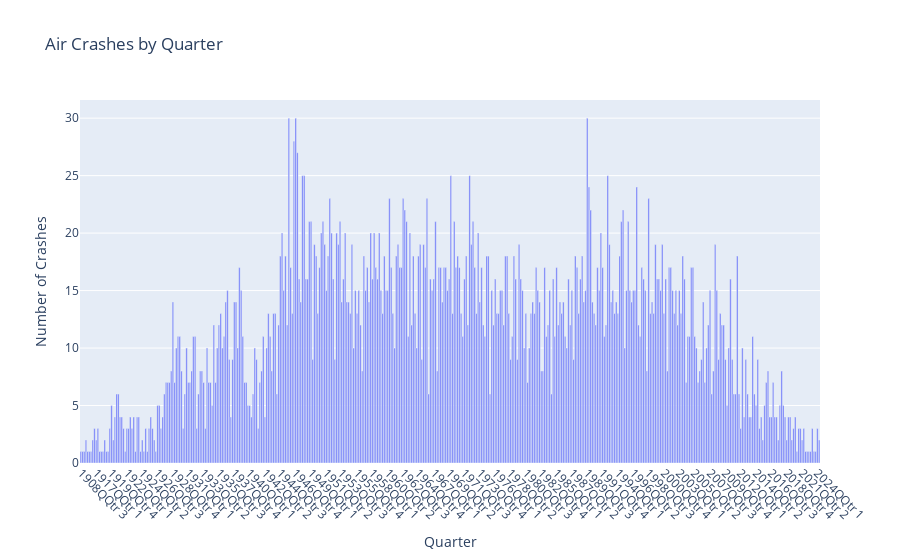

Here is the notebook cell this chart was saved with:
### Code cell
# Load the dataset
data = pd.read_csv("aircrahesFullDataUpdated_2024.csv")

# Extract the Year and Quarter columns
data['Quarter'] = data['Year'].astype(str) + 'Q' + data['Quarter']

# Group the data by Quarter and count the number of crashes per Quarter
crashes_per_quarter = data.groupby('Quarter').size().reset_index(name='CrashCount')

# Create an interactive bar chart using Plotly Express
fig = px.bar(crashes_per_quarter, x='Quarter', y='CrashCount',
             title='Air Crashes by Quarter',
             labels={'Quarter': 'Quarter', 'CrashCount': 'Number of Crashes'})
fig.update_xaxes(tickangle=45)

### Figure 1 — Plotly figure (JSON) as saved in the notebook; plotly's stock layout.template omitted (floating-point values rounded to 4 significant figures; data arrays with more than 128 entries replaced by an {"elided": "..."} marker saying what was removed)
{"data": [{"alignmentgroup": "True", "hovertemplate": "Quarter=%{x}<br>Number of Crashes=%{y}<extra></extra>", "legendgroup": "", "marker": {"color": "#636efa", "pattern": {"shape": ""}}, "name": "", "offsetgroup": "", "orientation": "v", "showlegend": false, "textposition": "auto", "type": "bar", "x": {"elided": "434 str values"}, "xaxis": "x", "y": {"elided": "434 int values"}, "yaxis": "y"}], "layout": {"barmode": "relative", "legend": {"tracegroupgap": 0}, "title": {"text": "Air Crashes by Quarter"}, "xaxis": {"anchor": "y", "domain": [0, 1], "tickangle": 45, "title": {"text": "Quarter"}}, "yaxis": {"anchor": "x", "domain": [0, 1], "title": {"text": "Number of Crashes"}}}}
